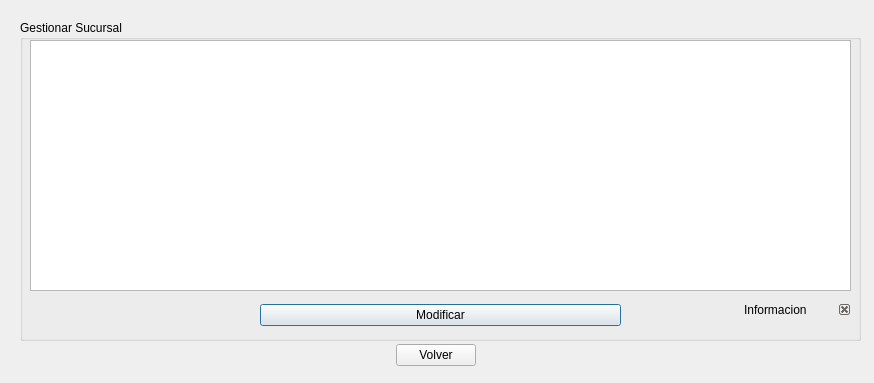
<?xml version="1.0" encoding="UTF-8"?>
<ui version="4.0">
 <class>Gsucursal</class>
 <widget class="QDialog" name="Gsucursal">
  <property name="geometry">
   <rect>
    <x>0</x>
    <y>0</y>
    <width>874</width>
    <height>383</height>
   </rect>
  </property>
  <property name="windowTitle">
   <string>Gestionar Sucursal</string>
  </property>
  <widget class="QGroupBox" name="groupBox7">
   <property name="geometry">
    <rect>
     <x>20</x>
     <y>20</y>
     <width>841</width>
     <height>321</height>
    </rect>
   </property>
   <property name="title">
    <string>Gestionar Sucursal</string>
   </property>
   <widget class="QTableView" name="lista7">
    <property name="geometry">
     <rect>
      <x>10</x>
      <y>20</y>
      <width>821</width>
      <height>251</height>
     </rect>
    </property>
   </widget>
   <widget class="QWidget" name="horizontalLayoutWidget_3">
    <property name="geometry">
     <rect>
      <x>240</x>
      <y>280</y>
      <width>361</width>
      <height>31</height>
     </rect>
    </property>
    <layout class="QHBoxLayout" name="horizontalLayout_3">
     <item>
      <widget class="QPushButton" name="modbutton7">
       <property name="text">
        <string>Modificar</string>
       </property>
       <property name="icon">
        <iconset resource="pandasoft.qrc">
         <normaloff>:/images/document-edit.png</normaloff>:/images/document-edit.png</iconset>
       </property>
      </widget>
     </item>
    </layout>
   </widget>
  </widget>
  <widget class="QDockWidget" name="informacion7">
   <property name="geometry">
    <rect>
     <x>740</x>
     <y>300</y>
     <width>112</width>
     <height>136</height>
    </rect>
   </property>
   <property name="minimumSize">
    <size>
     <width>80</width>
     <height>44</height>
    </size>
   </property>
   <property name="font">
    <font>
     <weight>50</weight>
     <bold>false</bold>
    </font>
   </property>
   <property name="features">
    <set>QDockWidget::DockWidgetClosable</set>
   </property>
   <property name="windowTitle">
    <string>Informacion</string>
   </property>
   <widget class="QWidget" name="informacion7_2">
    <widget class="QLabel" name="informacionlabel7">
     <property name="geometry">
      <rect>
       <x>0</x>
       <y>0</y>
       <width>111</width>
       <height>41</height>
      </rect>
     </property>
     <property name="font">
      <font>
       <weight>50</weight>
       <bold>false</bold>
      </font>
     </property>
     <property name="text">
      <string/>
     </property>
    </widget>
   </widget>
  </widget>
  <widget class="QWidget" name="horizontalLayoutWidget_6">
   <property name="geometry">
    <rect>
     <x>270</x>
     <y>340</y>
     <width>331</width>
     <height>31</height>
    </rect>
   </property>
   <layout class="QHBoxLayout" name="horizontalLayout_6">
    <item>
     <spacer name="horizontalSpacer">
      <property name="orientation">
       <enum>Qt::Horizontal</enum>
      </property>
      <property name="sizeHint" stdset="0">
       <size>
        <width>40</width>
        <height>20</height>
       </size>
      </property>
     </spacer>
    </item>
    <item>
     <widget class="QPushButton" name="volverboton">
      <property name="toolTip">
       <string>Volver a la Pantalla Principal</string>
      </property>
      <property name="statusTip">
       <string>Volver a la Pantalla Principal</string>
      </property>
      <property name="text">
       <string>Volver</string>
      </property>
      <property name="icon">
       <iconset resource="pandasoft.qrc">
        <normaloff>:/images/go-previous.png</normaloff>:/images/go-previous.png</iconset>
      </property>
     </widget>
    </item>
    <item>
     <spacer name="horizontalSpacer_2">
      <property name="orientation">
       <enum>Qt::Horizontal</enum>
      </property>
      <property name="sizeHint" stdset="0">
       <size>
        <width>40</width>
        <height>20</height>
       </size>
      </property>
     </spacer>
    </item>
   </layout>
  </widget>
 </widget>
 <resources>
  <include location="pandasoft.qrc"/>
 </resources>
 <connections>
  <connection>
   <sender>volverboton</sender>
   <signal>clicked()</signal>
   <receiver>Gsucursal</receiver>
   <slot>reject()</slot>
   <hints>
    <hint type="sourcelabel">
     <x>434</x>
     <y>354</y>
    </hint>
    <hint type="destinationlabel">
     <x>228</x>
     <y>368</y>
    </hint>
   </hints>
  </connection>
 </connections>
</ui>
